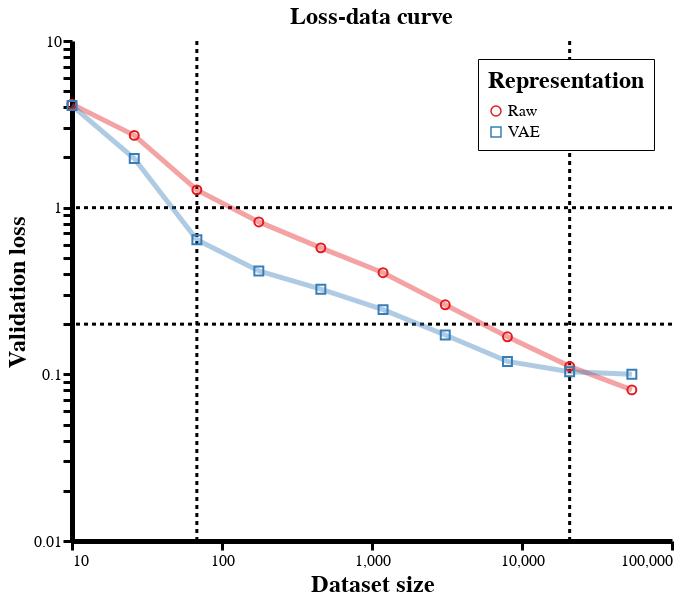

Notebook cell for this chart:
### Code cell
# plot the loss-data curves for our representations
reprieve.render_curve(outcome_df, ns, epsilons)

### Figure 1 — Vega-Lite specification as saved in the notebook (floating-point values rounded to 4 significant figures)
{"config": {"view": {"height": 500, "width": 600, "strokeWidth": 0, "background": "white"}, "title": {"fontSize": 24}, "range": {"category": {"scheme": "set1"}, "ordinal": {"scheme": "set1"}}, "axis": {"titleFontSize": 24, "labelFontSize": 16, "grid": false, "domainWidth": 5, "domainColor": "333", "tickWidth": 3, "tickSize": 9, "tickCount": 4, "tickColor": "333", "tickOffset": 0}, "legend": {"titleFontSize": 24, "labelFontSize": 16, "labelLimit": 0, "titleLimit": 0, "orient": "top-right", "padding": 10, "titlePadding": 10, "rowPadding": 5, "fillColor": "white", "strokeColor": "black", "cornerRadius": 0}, "rule": {"size": 3, "color": "999"}, "line": {"size": 5, "opacity": 0.4}}, "layer": [{"data": {"name": "data-64f96570a24105573eefa65d1be8b276"}, "mark": {"type": "rule", "strokeDash": [4, 4]}, "encoding": {"x": {"type": "quantitative", "field": "x"}}}, {"data": {"name": "data-64f96570a24105573eefa65d1be8b276"}, "mark": {"type": "rule", "strokeDash": [4, 4]}, "encoding": {"y": {"type": "quantitative", "field": "y"}}}, {"data": {"name": "data-2627fd07f7feab96974ec6da21eead3c"}, "mark": "line", "encoding": {"color": {"type": "nominal", "field": "name", "legend": null, "title": "Representation"}, "x": {"type": "quantitative", "field": "samples", "scale": {"type": "log"}, "title": "Dataset size"}, "y": {"type": "quantitative", "aggregate": "mean", "field": "val_loss", "scale": {"type": "log"}, "title": "Validation loss"}}, "title": "Loss-data curve"}, {"data": {"name": "data-2627fd07f7feab96974ec6da21eead3c"}, "mark": {"type": "point", "opacity": 1, "size": 80}, "encoding": {"color": {"type": "nominal", "field": "name", "title": "Representation"}, "shape": {"type": "nominal", "field": "name", "title": "Representation"}, "tooltip": [{"type": "quantitative", "field": "samples"}, {"type": "nominal", "field": "name"}], "x": {"type": "quantitative", "field": "samples", "scale": {"type": "log"}, "title": "Dataset size"}, "y": {"type": "quantitative", "aggregate": "mean", "field": "val_loss", "scale": {"type": "log"}, "title": "Validation loss"}}, "title": "Loss-data curve"}], "resolve": {"scale": {"color": "independent", "shape": "independent"}}, "$schema": "https://vega.github.io/schema/vega-lite/v4.8.1.json", "datasets": {"data-64f96570a24105573eefa65d1be8b276": [{"x": 68.0, "y": null}, {"x": 20780.0, "y": null}, {"x": null, "y": 1.0}, {"x": null, "y": 0.2}], "data-2627fd07f7feab96974ec6da21eead3c": [{"seed": 0.0, "samples": 10.0, "val_loss": 3.882, "name": "Raw"}, {"seed": 1.0, "samples": 10.0, "val_loss": 4.62, "name": "Raw"}, {"seed": 2.0, "samples": 10.0, "val_loss": 3.567, "name": "Raw"}, {"seed": 3.0, "samples": 10.0, "val_loss": 4.956, "name": "Raw"}, {"seed": 4.0, "samples": 10.0, "val_loss": 3.871, "name": "Raw"}, {"seed": 0.0, "samples": 26.0, "val_loss": 2.772, "name": "Raw"}, {"seed": 1.0, "samples": 26.0, "val_loss": 3.378, "name": "Raw"}, {"seed": 2.0, "samples": 26.0, "val_loss": 2.503, "name": "Raw"}, {"seed": 3.0, "samples": 26.0, "val_loss": 2.852, "name": "Raw"}, {"seed": 4.0, "samples": 26.0, "val_loss": 2.068, "name": "Raw"}, {"seed": 0.0, "samples": 68.0, "val_loss": 1.181, "name": "Raw"}, {"seed": 1.0, "samples": 68.0, "val_loss": 1.089, "name": "Raw"}, {"seed": 2.0, "samples": 68.0, "val_loss": 1.612, "name": "Raw"}, {"seed": 3.0, "samples": 68.0, "val_loss": 1.37, "name": "Raw"}, {"seed": 4.0, "samples": 68.0, "val_loss": 1.142, "name": "Raw"}, {"seed": 0.0, "samples": 176.0, "val_loss": 0.7198, "name": "Raw"}, {"seed": 1.0, "samples": 176.0, "val_loss": 0.757, "name": "Raw"}, {"seed": 2.0, "samples": 176.0, "val_loss": 0.9196, "name": "Raw"}, {"seed": 3.0, "samples": 176.0, "val_loss": 0.9674, "name": "Raw"}, {"seed": 4.0, "samples": 176.0, "val_loss": 0.7422, "name": "Raw"}, {"seed": 0.0, "samples": 456.0, "val_loss": 0.5612, "name": "Raw"}, {"seed": 1.0, "samples": 456.0, "val_loss": 0.5726, "name": "Raw"}, {"seed": 2.0, "samples": 456.0, "val_loss": 0.5403, "name": "Raw"}, {"seed": 3.0, "samples": 456.0, "val_loss": 0.6235, "name": "Raw"}, {"seed": 4.0, "samples": 456.0, "val_loss": 0.572, "name": "Raw"}, {"seed": 0.0, "samples": 1185.0, "val_loss": 0.3951, "name": "Raw"}, {"seed": 1.0, "samples": 1185.0, "val_loss": 0.3939, "name": "Raw"}, {"seed": 2.0, "samples": 1185.0, "val_loss": 0.4215, "name": "Raw"}, {"seed": 3.0, "samples": 1185.0, "val_loss": 0.3993, "name": "Raw"}, {"seed": 4.0, "samples": 1185.0, "val_loss": 0.4249, "name": "Raw"}, {"seed": 0.0, "samples": 3078.0, "val_loss": 0.2588, "name": "Raw"}, {"seed": 1.0, "samples": 3078.0, "val_loss": 0.2758, "name": "Raw"}, {"seed": 2.0, "samples": 3078.0, "val_loss": 0.2588, "name": "Raw"}, {"seed": 3.0, "samples": 3078.0, "val_loss": 0.253, "name": "Raw"}, {"seed": 4.0, "samples": 3078.0, "val_loss": 0.2595, "name": "Raw"}, {"seed": 0.0, "samples": 7998.0, "val_loss": 0.1605, "name": "Raw"}, {"seed": 1.0, "samples": 7998.0, "val_loss": 0.1685, "name": "Raw"}, {"seed": 2.0, "samples": 7998.0, "val_loss": 0.1753, "name": "Raw"}, {"seed": 3.0, "samples": 7998.0, "val_loss": 0.1628, "name": "Raw"}, {"seed": 4.0, "samples": 7998.0, "val_loss": 0.1722, "name": "Raw"}, {"seed": 0.0, "samples": 20780.0, "val_loss": 0.1041, "name": "Raw"}, {"seed": 1.0, "samples": 20780.0, "val_loss": 0.1217, "name": "Raw"}, {"seed": 2.0, "samples": 20780.0, "val_loss": 0.12, "name": "Raw"}, {"seed": 3.0, "samples": 20780.0, "val_loss": 0.1009, "name": "Raw"}, {"seed": 4.0, "samples": 20780.0, "val_loss": 0.1117, "name": "Raw"}, {"seed": 0.0, "samples": 54000.0, "val_loss": 0.08252, "name": "Raw"}, {"seed": 1.0, "samples": 54000.0, "val_loss": 0.08547, "name": "Raw"}, {"seed": 2.0, "samples": 54000.0, "val_loss": 0.08136, "name": "Raw"}, {"seed": 3.0, "samples": 54000.0, "val_loss": 0.07439, "name": "Raw"}, {"seed": 4.0, "samples": 54000.0, "val_loss": 0.07958, "name": "Raw"}, {"seed": 0.0, "samples": 10.0, "val_loss": 4.923, "name": "VAE"}, {"seed": 1.0, "samples": 10.0, "val_loss": 3.955, "name": "VAE"}, {"seed": 2.0, "samples": 10.0, "val_loss": 3.075, "name": "VAE"}, {"seed": 3.0, "samples": 10.0, "val_loss": 5.029, "name": "VAE"}, {"seed": 4.0, "samples": 10.0, "val_loss": 3.501, "name": "VAE"}, {"seed": 0.0, "samples": 26.0, "val_loss": 2.859, "name": "VAE"}, {"seed": 1.0, "samples": 26.0, "val_loss": 2.411, "name": "VAE"}, {"seed": 2.0, "samples": 26.0, "val_loss": 1.678, "name": "VAE"}, {"seed": 3.0, "samples": 26.0, "val_loss": 0.9906, "name": "VAE"}, {"seed": 4.0, "samples": 26.0, "val_loss": 1.914, "name": "VAE"}, {"seed": 0.0, "samples": 68.0, "val_loss": 0.5214, "name": "VAE"}, {"seed": 1.0, "samples": 68.0, "val_loss": 0.606, "name": "VAE"}, {"seed": 2.0, "samples": 68.0, "val_loss": 0.8613, "name": "VAE"}, {"seed": 3.0, "samples": 68.0, "val_loss": 0.6663, "name": "VAE"}, {"seed": 4.0, "samples": 68.0, "val_loss": 0.553, "name": "VAE"}, {"seed": 0.0, "samples": 176.0, "val_loss": 0.389, "name": "VAE"}, {"seed": 1.0, "samples": 176.0, "val_loss": 0.4783, "name": "VAE"}, {"seed": 2.0, "samples": 176.0, "val_loss": 0.4143, "name": "VAE"}, {"seed": 3.0, "samples": 176.0, "val_loss": 0.4372, "name": "VAE"}, {"seed": 4.0, "samples": 176.0, "val_loss": 0.3668, "name": "VAE"}, {"seed": 0.0, "samples": 456.0, "val_loss": 0.3474, "name": "VAE"}, {"seed": 1.0, "samples": 456.0, "val_loss": 0.3863, "name": "VAE"}, {"seed": 2.0, "samples": 456.0, "val_loss": 0.298, "name": "VAE"}, {"seed": 3.0, "samples": 456.0, "val_loss": 0.283, "name": "VAE"}, {"seed": 4.0, "samples": 456.0, "val_loss": 0.307, "name": "VAE"}, {"seed": 0.0, "samples": 1185.0, "val_loss": 0.2578, "name": "VAE"}, {"seed": 1.0, "samples": 1185.0, "val_loss": 0.2363, "name": "VAE"}, {"seed": 2.0, "samples": 1185.0, "val_loss": 0.2343, "name": "VAE"}, {"seed": 3.0, "samples": 1185.0, "val_loss": 0.2508, "name": "VAE"}, {"seed": 4.0, "samples": 1185.0, "val_loss": 0.243, "name": "VAE"}, {"seed": 0.0, "samples": 3078.0, "val_loss": 0.178, "name": "VAE"}, {"seed": 1.0, "samples": 3078.0, "val_loss": 0.1779, "name": "VAE"}, {"seed": 2.0, "samples": 3078.0, "val_loss": 0.1697, "name": "VAE"}, {"seed": 3.0, "samples": 3078.0, "val_loss": 0.1629, "name": "VAE"}, {"seed": 4.0, "samples": 3078.0, "val_loss": 0.1725, "name": "VAE"}, {"seed": 0.0, "samples": 7998.0, "val_loss": 0.1175, "name": "VAE"}, {"seed": 1.0, "samples": 7998.0, "val_loss": 0.1135, "name": "VAE"}, {"seed": 2.0, "samples": 7998.0, "val_loss": 0.1324, "name": "VAE"}, {"seed": 3.0, "samples": 7998.0, "val_loss": 0.113, "name": "VAE"}, {"seed": 4.0, "samples": 7998.0, "val_loss": 0.1213, "name": "VAE"}, {"seed": 0.0, "samples": 20780.0, "val_loss": 0.09887, "name": "VAE"}, {"seed": 1.0, "samples": 20780.0, "val_loss": 0.1061, "name": "VAE"}, {"seed": 2.0, "samples": 20780.0, "val_loss": 0.1067, "name": "VAE"}, {"seed": 3.0, "samples": 20780.0, "val_loss": 0.1023, "name": "VAE"}, {"seed": 4.0, "samples": 20780.0, "val_loss": 0.1042, "name": "VAE"}, {"seed": 0.0, "samples": 54000.0, "val_loss": 0.0987, "name": "VAE"}, {"seed": 1.0, "samples": 54000.0, "val_loss": 0.101, "name": "VAE"}, {"seed": 2.0, "samples": 54000.0, "val_loss": 0.1015, "name": "VAE"}, {"seed": 3.0, "samples": 54000.0, "val_loss": 0.1013, "name": "VAE"}, {"seed": 4.0, "samples": 54000.0, "val_loss": 0.09796, "name": "VAE"}]}}
